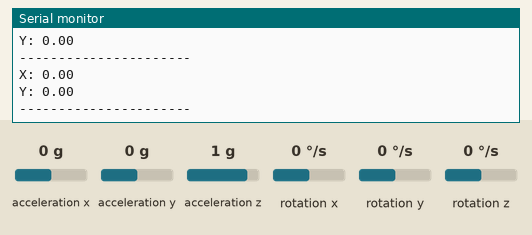
Bench run of a sketch on a simulated Arduino Uno, built with avr-gcc and run on an emulated ATmega328P. Parts: the last lines printed to the serial monitor. The inputs (shaded band) are chosen by the test bench; at power-on: acceleration x 0 g, acceleration y 0 g, acceleration z 1 g, rotation x 0 °/s, rotation y 0 °/s, rotation z 0 °/s. No radio packets arrive unless stated.

Above: at 4.2 s.
4.3 s: acceleration x set to -1.4 g
At 4.41 s:
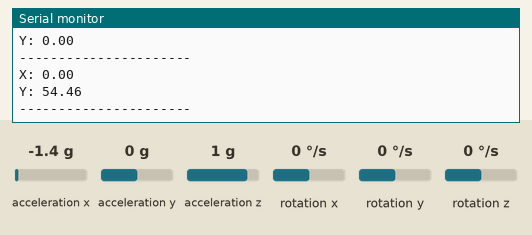
5.8 s: acceleration y set to -1.4 g
At 5.94 s:
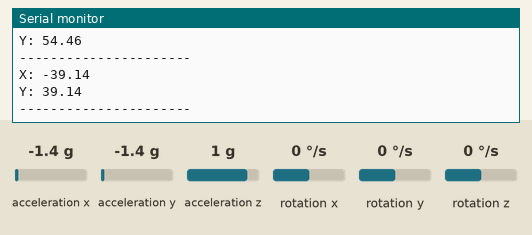
7.3 s: acceleration z set to -1.4 g
At 7.46 s:
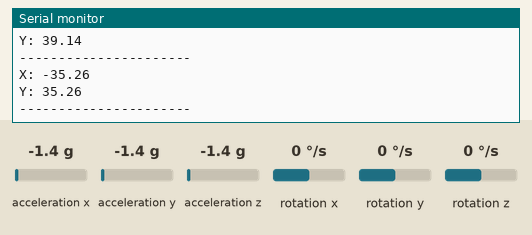
Timing chart, 0 to 10.3 s (numbered marks = the images above; inputs shaded):
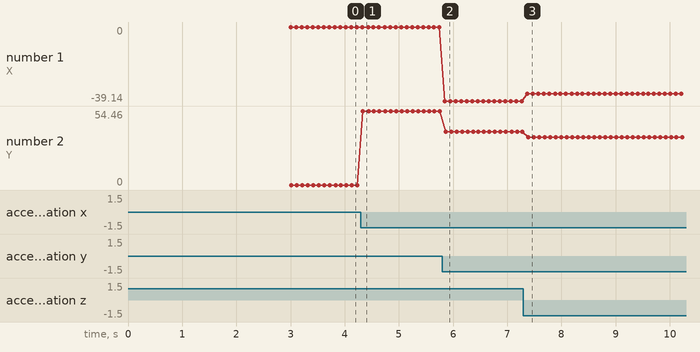

The sketch:

trasmitterCar.ino
```cpp
#include <RF24.h>
#include <RF24_config.h>
#include <nRF24L01.h>
#include <printf.h>

#include <MPU6050_tockn.h>
#include <Wire.h> // non sembra servire

#define ACCESS_DATA_TIMING 100


MPU6050 mpu6050(Wire);
RF24 radio(2, 9);  //definisco oggetto (ce, cns)
const byte address[6] = "00001";

unsigned long t1, dt;


void setup() {
  Serial.begin(9600);
  radio.begin();
  radio.openWritingPipe(address);
  radio.setPALevel(RF24_PA_MIN);
  radio.stopListening();

  Wire.begin();
  mpu6050.begin();
  mpu6050.calcGyroOffsets(true);
}

void loop() {
  float coordinates[2];

  mpu6050.update();

  dt = millis() - t1;
  if(dt > ACCESS_DATA_TIMING){
    t1 = millis();
    coordinates[0] = mpu6050.getAccAngleX(); // x
    coordinates[1] = mpu6050.getAccAngleY(); // y
    Serial.print("X: ");
    Serial.println(coordinates[0]);
    Serial.print("Y: ");
    Serial.println(coordinates[1]);
    Serial.println("----------------------");


    radio.write(&coordinates, sizeof(coordinates));
  }
}
```

Measured:
- after the input at 4.3 s, the serial monitor: prints a new line at once (image 1)
- after the input at 5.8 s, the serial monitor: prints a new line after 0.05 s (image 2)
- after the input at 7.3 s, the serial monitor: prints a new line after 0.07 s (image 3)
- plotted number 1: 0 → -39.14 after the input at 5.8 s, -39.14 → -35.26 after the input at 7.3 s
- plotted number 2: 0 → 54.46 after the input at 4.3 s, 54.46 → 39.14 after the input at 5.8 s, 39.14 → 35.26 after the input at 7.3 s
